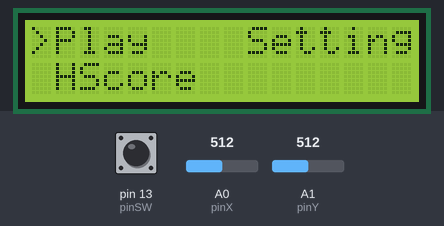
The sketch below on a simulated Arduino Uno, built with avr-gcc and run on an emulated ATmega328P. Parts: 16×2 character LCD. The test bench sets the inputs (shaded band); at power-on: A0 (pinX) = 512, pin 13 (pinSW) HIGH, A1 (pinY) = 512.

Above: at 1.2 s.
1.3 s: A0 (pinX) set to 593
2.8 s: A0 (pinX) set to 614
At 3.5 s:
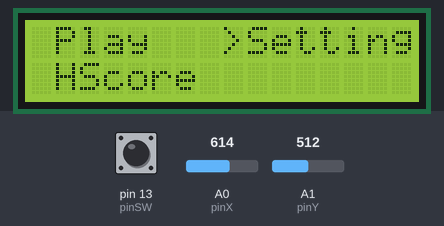
4.3 s: pin 13 (pinSW) pulled LOW for 0.15 s
At 5.5 s:
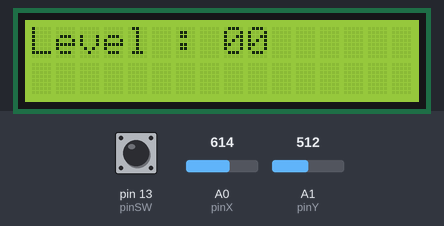
5.9 s: pin 13 (pinSW) pulled LOW for 1 s
At 7.1 s:
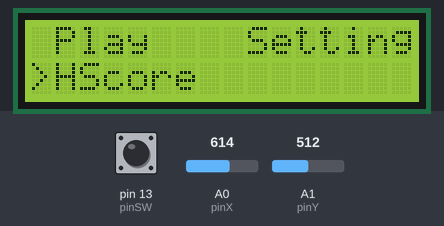
8.4 s: pin 13 (pinSW) pulled LOW for 0.15 s
At 8.9 s:
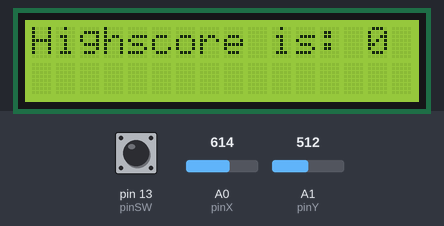
10.0 s: pin 13 (pinSW) pulled LOW for 3.2 s
At 11.3 s:
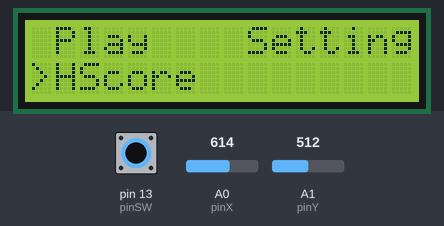
Timing chart, 0 to 13.0 s (numbered marks = the images above; inputs shaded):
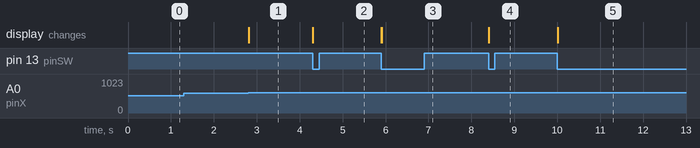

The sketch:

Game_Setup.ino
```cpp
#include <LiquidCrystal.h>
const int RS = 12;
const int enable = 11;
const int d4 = 5;
const int d5 = 4;
const int d6 = 3;
const int d7 = 2;
LiquidCrystal lcd(RS, enable, d4, d5, d6, d7);
int startValue = 0;
int playerChoice = 0;
int prevMillis = 0;
unsigned long currentMillis = 0;
int switchValue;
int ok = 0;
int i = 0;
int startLvlValue = 0;
int afterPlayLvlValue = 0;
const int pinSW = 13;
const int pinX = A0;
const int pinY = A1;
bool clickSw = false;
bool joyMoved = false;
bool choseOption = false;
const int minThreshold = 400;
const int maxThreshold = 600;
const int addLevelInterval = 5000;
const int finishLevel = 10000;
int xValue = 0;
int yValue = 0;
int lastSwState = HIGH;

void setup(){
  lcd.begin(16, 2);
  pinMode(pinX, INPUT);
  pinMode(pinY, INPUT);
  pinMode(pinSW, INPUT_PULLUP);
  Serial.begin(9600);
}

void play()
{
  lcd.setCursor(0, 0);
  lcd.print("Level:");
  lcd.setCursor(6, 0);
  lcd.print(startLvlValue);
  lcd.setCursor(9, 0);
  lcd.print("Lives:3");
  lcd.setCursor(4, 1);
  lcd.print("Score:");
  lcd.setCursor(10, 1);
  lcd.print(startLvlValue* 3);

  if(currentMillis - prevMillis >= addLevelInterval ){
    startLvlValue++;
    prevMillis = currentMillis;
    if(startLvlValue >= 30)
    startLvlValue = 0;
    i++;
  }
  if(prevMillis >= finishLevel && i == 2)
  {
   lcd.clear();
   ok = 1;
   prevMillis = 0;
  }


}

void settings()
{
  yValue = analogRead(pinY);
   if (yValue > maxThreshold && joyMoved == false) {
        startLvlValue++;
        if (startLvlValue > 30) {
          startLvlValue = 0;
        }
   joyMoved = true;
   }
    if (yValue < minThreshold && joyMoved == false) {
        startLvlValue--;
        if (startLvlValue < 0) {
          startLvlValue= 30;
        }
        joyMoved = true;
      }
      if (yValue > minThreshold && yValue < maxThreshold) {
        joyMoved = false;
      }
  lcd.setCursor(0, 0);
  lcd.print("Level :");
  lcd.setCursor(8, 0);
  lcd.print(startLvlValue);

  if(startLvlValue < 10) {
    lcd.setCursor(8, 0);
    lcd.print("0");
    lcd.setCursor(9, 0);
    lcd.print(startLvlValue);
  } else {
    lcd.setCursor(8, 0);
    lcd.print(startLvlValue);
  }

}
void hScore()
{
  lcd.setCursor(0, 0);
  lcd.print("Highscore is:");
  lcd.setCursor(14, 0);
  lcd.print(afterPlayLvlValue * 3);
}

void loop(){

  xValue = analogRead(pinX);
  yValue = analogRead(pinY);
  switchValue = digitalRead(pinSW);

  if (switchValue != lastSwState) {
    if (switchValue == LOW) {
        choseOption = !choseOption;
        lcd.clear();
        ok = 0;
      }
      lastSwState = switchValue;
      ok = 0;
  }

  if(choseOption == false){

    lcd.setCursor(0, 0);
  if (playerChoice == 0) {
    lcd.print(">Play");
  } else {
    lcd.print(" Play");
  }
  lcd.setCursor(7, 0);
  if (playerChoice == 1) {
    lcd.print(" >Settings");
  } else {
    lcd.print("  Settings");
  }
  lcd.setCursor(0, 1);
  if (playerChoice == 2) {
    lcd.print(">HScore");
  } else {
    lcd.print(" HScore");
  }

  if(xValue < minThreshold && joyMoved == false){

    playerChoice--;
    if(playerChoice < 0)
       playerChoice = 2;

    joyMoved = true;
  }
  if(xValue > maxThreshold && joyMoved == false){
  playerChoice++;
   if(playerChoice > 2)
     playerChoice = 0;

  joyMoved = true;
}
 if(xValue >= minThreshold && xValue <= maxThreshold ){
   joyMoved = false;
 }
  }
  else
  {
    if(playerChoice == 0){
      currentMillis = millis();
      if( ok == 0 )
       play();

     else
      {
      afterPlayLvlValue = startLvlValue;
      lcd.setCursor(0, 0);
      lcd.print("Congratulations");
      i = 0;
      }

    }
     if(playerChoice == 1)
       settings();

       if(playerChoice == 2)
       hScore();
  }


}
```

Measured:
- the behaviour switches between 600 and 601 on A0 (pinX) (found by bisection; images 0 and 1)
- after the input at 1.3 s, every drawn part: stays the same
- after the input at 2.8 s, the display: changes at once (image 1)
- after the input at 4.3 s, the display: changes at once (image 2)
- after the input at 5.9 s, the display: first changes at once (image 3 shows a later state)
- after the input at 8.4 s, the display: changes at once (image 4)
- after the input at 10.0 s, the display: changes at once (image 5)
